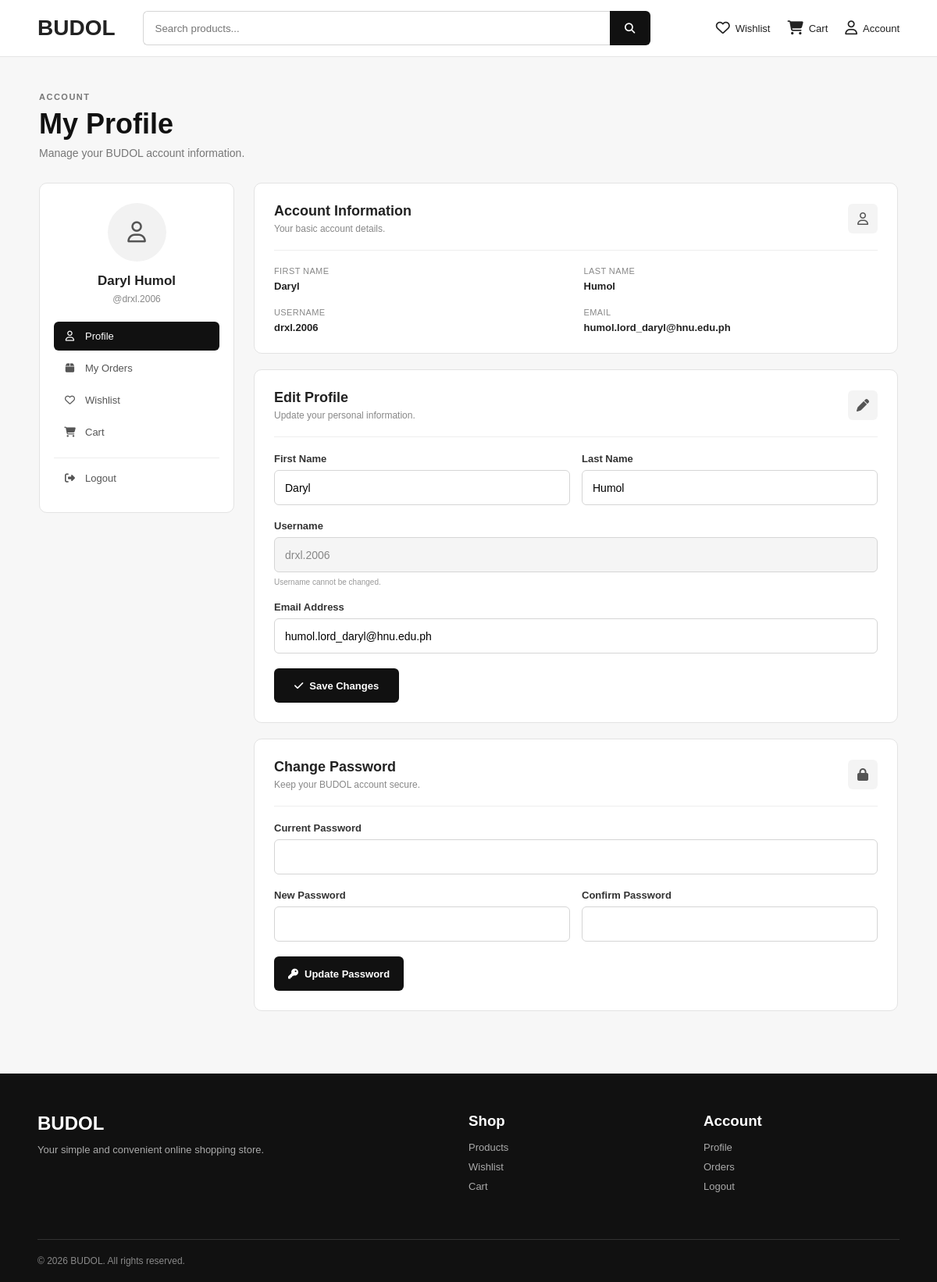
Screenshot of /BUDOL/profile.php (signed in) with the database file from the repository.
### tables this page shows
CREATE TABLE `users` (
  `id` int(11) NOT NULL,
  `first_name` varchar(100) NOT NULL,
  `last_name` varchar(100) NOT NULL,
  `username` varchar(100) NOT NULL,
  `email` varchar(150) NOT NULL,
  `password` varchar(255) NOT NULL,
  `role` enum('customer','admin') DEFAULT 'customer',
  `created_at` timestamp NOT NULL DEFAULT current_timestamp()
);

### BUDOL/profile.php (the view, shortened to what this page needs)
<?php
require_once "backend/config.php";
$user_id = (int) $_SESSION["user_id"];
$sql = "
    SELECT
        id,
        first_name,
        last_name,
        username,
        email
    FROM users
    WHERE id = ?
    LIMIT 1
";
$stmt = mysqli_prepare($conn, $sql);
mysqli_stmt_bind_param(
    $stmt,
    "i",
    $user_id
);
mysqli_stmt_execute($stmt);
$result = mysqli_stmt_get_result($stmt);
$user = mysqli_fetch_assoc($result);
?>
<!DOCTYPE html>
<html lang="en">
<head>
    <link
        rel="stylesheet"
        href="https://cdnjs.cloudflare.com/ajax/libs/font-awesome/6.5.2/css/all.min.css"
    >
    <link
        rel="stylesheet"
        href="assets/css/products.css"
    >
</head>
<body>
<header class="main-header">
    <div class="header-container">
        <a
            href="index.php"
            class="logo"
        >
            BUDOL
        </a>
        <form
            action="products.php"
            method="GET"
            class="search-bar"
        >
            <input
                type="text"
                name="search"
                placeholder="Search products..."
            >
            <button type="submit">
                <i class="fa-solid fa-magnifying-glass"></i>
            </button>
        </form>
        <nav class="header-actions">
            <a
                href="wishlist.php"
                class="header-action"
            >
                <i class="fa-regular fa-heart"></i>
                <span>
                    Wishlist
                </span>
            </a>
            <a
                href="cart.php"
                class="header-action"
            >
                <i class="fa-solid fa-cart-shopping"></i>
                <span>
                    Cart
                </span>
            </a>
            <a
                href="profile.php"
                class="header-action active"
            >
                <i class="fa-regular fa-user"></i>
                <span>
                    Account
                </span>
            </a>
        </nav>
    </div>
</header>
<main class="profile-page">
    <div class="profile-container">
        <div class="profile-title">
            <p class="section-label">
                ACCOUNT
            </p>
            <h1>
                My Profile
            </h1>
            <p>
                Manage your BUDOL account information.
            </p>
        </div>
        <div class="profile-layout">
            <aside class="profile-sidebar">
                <div class="profile-avatar">
                    <i class="fa-regular fa-user"></i>
                </div>
                <h2>
                    <?php
                    echo htmlspecialchars(
                        $user["first_name"]
                        . " "
                        . $user["last_name"]
                    );
                    ?>
                </h2>
                <p>
                    @<?php
                    echo htmlspecialchars(
                        $user["username"]
                    );
                    ?>
                </p>
                <nav class="profile-menu">
                    <a
                        href="profile.php"
                        class="profile-menu-item active"
                    >
                        <i class="fa-regular fa-user"></i>
                        Profile
                    </a>
                    <a
                        href="orders.php"
                        class="profile-menu-item"
                    >
                        <i class="fa-solid fa-box"></i>
                        My Orders
                    </a>
                    <a
                        href="wishlist.php"
                        class="profile-menu-item"
                    >
                        <i class="fa-regular fa-heart"></i>
                        Wishlist
                    </a>
                    <a
                        href="cart.php"
                        class="profile-menu-item"
                    >
                        <i class="fa-solid fa-cart-shopping"></i>
                        Cart
                    </a>
                    <a
                        href="logout.php"
                        class="profile-menu-item logout-link"
                    >
                        <i class="fa-solid fa-right-from-bracket"></i>
                        Logout
                    </a>
                </nav>
            </aside>
            <section class="profile-content">
                <div class="profile-card">
                    <div class="profile-card-header">
                        <div>
                            <h2>
                                Account Information
                            </h2>
                            <p>
                                Your basic account details.
                            </p>
                        </div>
                        <div class="profile-card-icon">
                            <i class="fa-regular fa-user"></i>
                        </div>
                    </div>
                    <div class="profile-info-grid">
                        <div class="profile-info-item">
                            <span>
                                First Name
                            </span>
                            <strong>
                                <?php
                                echo htmlspecialchars(
                                    $user["first_name"]
                                );
                                ?>
                            </strong>
                        </div>
                        <div class="profile-info-item">
                            <span>
                                Last Name
                            </span>
                            <strong>
                                <?php
                                echo htmlspecialchars(
                                    $user["last_name"]
                                );
                                ?>
                            </strong>
                        </div>
                        <div class="profile-info-item">
                            <span>
                                Username
                            </span>
                            <strong>
                                <?php
                                echo htmlspecialchars(
                                    $user["username"]
                                );
                                ?>
                            </strong>
                        </div>
                        <div class="profile-info-item">
                            <span>
                                Email
                            </span>
                            <strong>
                                <?php
                                echo htmlspecialchars(
                                    $user["email"]
                                );
                                ?>
                            </strong>
                        </div>
                    </div>
                </div>
                <div class="profile-card">
                    <div class="profile-card-header">
                        <div>
                            <h2>
                                Edit Profile
                            </h2>
                            <p>
                                Update your personal information.
                            </p>
                        </div>
                        <div class="profile-card-icon">
                            <i class="fa-solid fa-pen"></i>
                        </div>
                    </div>
                    <form
                        action="backend/profile_process.php"
                        method="POST"
                        class="profile-form"
                    >
                        <div class="profile-form-row">
                            <div class="form-group">
                                <label>
                                    First Name
                                </label>
                                <input
                                    type="text"
                                    name="first_name"
                                    value="<?php echo htmlspecialchars($user["first_name"]); ?>"
                                    required
                                >
                            </div>
                            <div class="form-group">
                                <label>
                                    Last Name
                                </label>
                                <input
                                    type="text"
                                    name="last_name"
                                    value="<?php echo htmlspecialchars($user["last_name"]); ?>"
                                    required
                                >
                            </div>
                        </div>
                        <div class="form-group">
                            <label>
                                Username
                            </label>
                            <input
                                type="text"
                                value="<?php echo htmlspecialchars($user["username"]); ?>"
                                disabled
                            >
                            <small>
                                Username cannot be changed.
                            </small>
                        </div>
                        <div class="form-group">
                            <label>
                                Email Address
                            </label>
                            <input
                                type="email"
                                name="email"
                                value="<?php echo htmlspecialchars($user["email"]); ?>"
                                required
                            >
                        </div>
                        <button
                            type="submit"
                            class="profile-save-button"
                        >
                            <i class="fa-solid fa-check"></i>
                            Save Changes
                        </button>
                    </form>
                </div>
                <div class="profile-card">
                    <div class="profile-card-header">
                        <div>
                            <h2>
                                Change Password
                            </h2>
                            <p>
                                Keep your BUDOL account secure.
                            </p>
                        </div>
                        <div class="profile-card-icon">
                            <i class="fa-solid fa-lock"></i>
                        </div>
                    </div>
                    <form
                        action="backend/profile_process.php"
                        method="POST"
                        class="profile-form"
                    >
                        <div class="form-group">
                            <label>
                                Current Password
                            </label>
                            <input
                                type="password"
                                name="current_password"
                                required
                            >
                        </div>
                        <div class="profile-form-row">
                            <div class="form-group">
                                <label>
                                    New Password
                                </label>
                                <input
                                    type="password"
                                    name="new_password"
                                    required
                                >
                            </div>
                            <div class="form-group">
                                <label>
                                    Confirm Password
                                </label>
                                <input
                                    type="password"
                                    name="confirm_password"
                                    required
                                >
                            </div>
                        </div>
                        <button
                            type="submit"
                            class="profile-save-button"
                        >
                            <i class="fa-solid fa-key"></i>
                            Update Password
                        </button>
                    </form>
                </div>
            </section>
        </div>
    </div>
</main>
<footer class="main-footer">
    <div class="footer-container">
        <div>
            <h2>
                BUDOL
            </h2>
            <p>
                Your simple and convenient
                online shopping store.
            </p>
        </div>
        <div>
            <h3>
                Shop
            </h3>
            <a href="products.php">
                Products
            </a>
            <a href="wishlist.php">
                Wishlist
            </a>
            <a href="cart.php">
                Cart
            </a>
        </div>
        <div>
            <h3>
                Account
            </h3>
            <a href="profile.php">
                Profile
            </a>
            <a href="orders.php">
                Orders
            </a>
            <a href="logout.php">
                Logout
            </a>
        </div>
    </div>
    <div class="footer-bottom">
        &copy;
        <?php echo date("Y"); ?>
        BUDOL. All rights reserved.
    </div>
</footer>
</body>
</html>

### rows the page displays
users: first_name+last_name "Daryl Humol", username "drxl.2006", first_name "Daryl", last_name "Humol", email "humol.lord_daryl@hnu.edu.ph"
